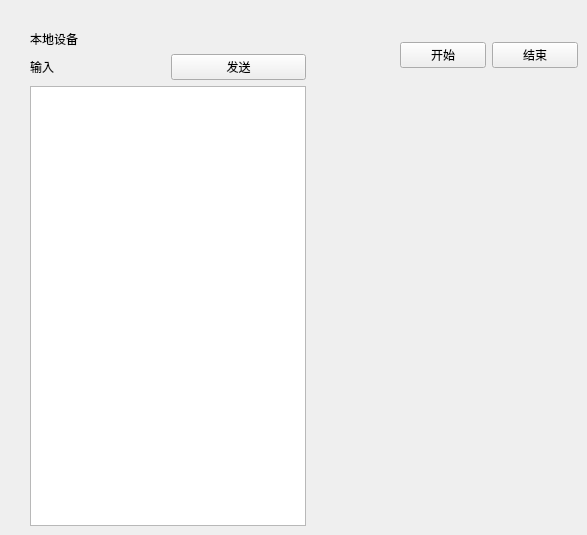
     <widget class="QWidget" name="tab_6">
      <attribute name="title">
       <string>串口测试</string>
      </attribute>
      <widget class="QWidget" name="widget" native="true">
       <property name="geometry">
        <rect>
         <x>30</x>
         <y>30</y>
         <width>276</width>
         <height>496</height>
        </rect>
       </property>
       <layout class="QVBoxLayout" name="verticalLayout_10">
        <item>
         <widget class="QLabel" name="label_3">
          <property name="text">
           <string>本地设备</string>
          </property>
         </widget>
        </item>
        <item>
         <layout class="QVBoxLayout" name="verticalLayout_8">
          <item>
           <layout class="QHBoxLayout" name="horizontalLayout_20">
            <item>
             <widget class="QLabel" name="label_11">
              <property name="text">
               <string>输入</string>
              </property>
             </widget>
            </item>
            <item>
             <widget class="QPushButton" name="pushButton_23">
              <property name="text">
               <string>发送</string>
              </property>
             </widget>
            </item>
           </layout>
          </item>
          <item>
           <widget class="QTextEdit" name="textEdit"/>
          </item>
         </layout>
        </item>
        <item>
         <layout class="QVBoxLayout" name="verticalLayout_9"/>
        </item>
       </layout>
      </widget>
      <widget class="QWidget" name="layoutWidget">
       <property name="geometry">
        <rect>
         <x>400</x>
         <y>40</y>
         <width>178</width>
         <height>30</height>
        </rect>
       </property>
       <layout class="QHBoxLayout" name="horizontalLayout_21">
        <item>
         <widget class="QPushButton" name="pushButton_24">
          <property name="text">
           <string>开始</string>
          </property>
         </widget>
        </item>
        <item>
         <widget class="QPushButton" name="pushButton_25">
          <property name="text">
           <string>结束</string>
          </property>
         </widget>
        </item>
       </layout>
      </widget>
     </widget>
